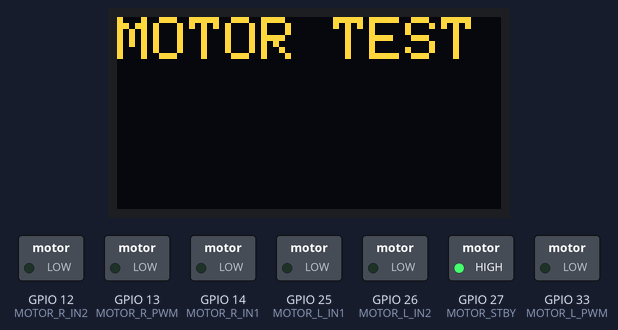
A sketch run on a simulated ESP32. Parts: 128×64 one-colour display, switched loads named in the sketch (green lamp = pin HIGH). The OLED is the two-colour kind (top 16 rows yellow).

Above: at 0.1 s.
At 1.1 s:
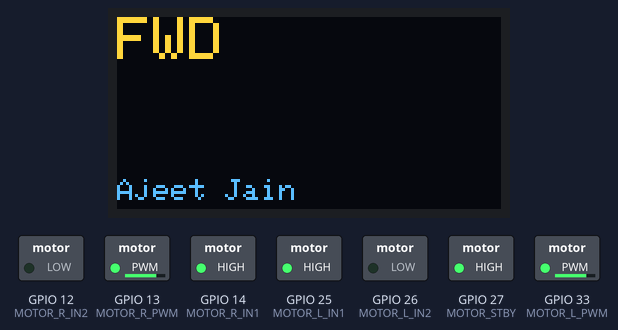
At 2.2 s:
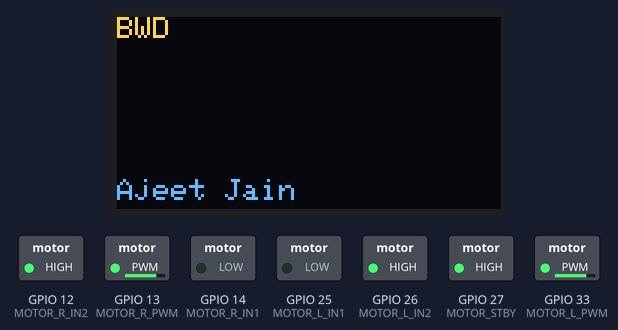
At 3.2 s:
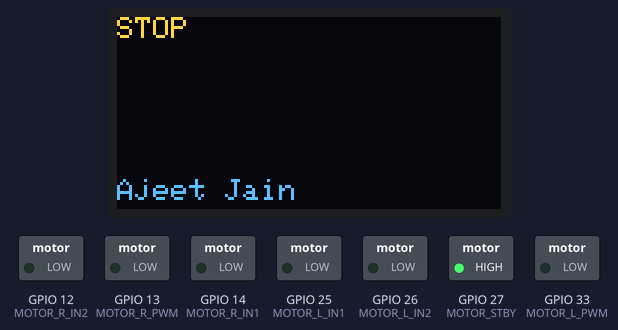
At 4.2 s:
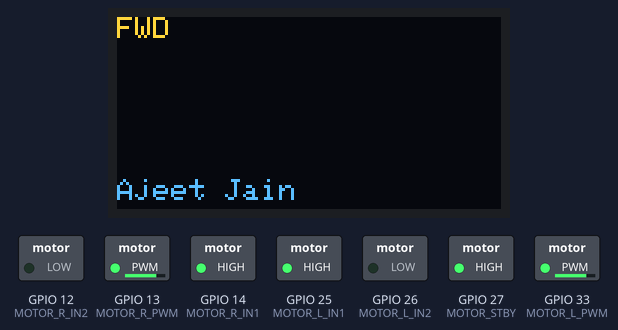
Timing chart, 0 to 40.0 s (numbered marks = the images above):
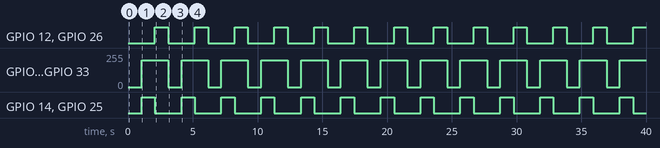

Measured:
- by itself, GPIO 12 (MOTOR_R_IN2), GPIO 14 (MOTOR_R_IN1), GPIO 25 (MOTOR_L_IN1), GPIO 26 (MOTOR_L_IN2): alternates HIGH for 1.0 s and LOW for 2.1 s
- by itself, GPIO 13 (MOTOR_R_PWM), GPIO 33 (MOTOR_L_PWM): alternates 199/255 for 2.1 s and 0/255 for 1.0 s
- what the display in image 1 shows lasts 1.0 s, from 1.1 s to 2.1 s

The sketch:

test_motor.ino
```cpp
// Created by Ajeet Jain
#include <Wire.h>
#include <Adafruit_GFX.h>
#include <Adafruit_SSD1306.h>
// Motor pins only
#define MOTOR_R_PWM 13
#define MOTOR_R_IN1 14
#define MOTOR_R_IN2 12
#define MOTOR_STBY  27
#define MOTOR_L_IN1 25
#define MOTOR_L_IN2 26
#define MOTOR_L_PWM 33
// OLED pins
#define OLED_SDA    21
#define OLED_SCL    22
#define OLED_RST    -1
#define OLED_ADDR   0x3C
#define SCREEN_WIDTH 128
#define SCREEN_HEIGHT 64
Adafruit_SSD1306 display(SCREEN_WIDTH, SCREEN_HEIGHT, &Wire, OLED_RST);

void setMotors(int left, int right) {
  digitalWrite(MOTOR_L_IN1, left > 0);
  digitalWrite(MOTOR_L_IN2, left < 0);
  digitalWrite(MOTOR_R_IN1, right > 0);
  digitalWrite(MOTOR_R_IN2, right < 0);
  ledcWrite(MOTOR_L_PWM, abs(left));
  ledcWrite(MOTOR_R_PWM, abs(right));
}

void showAjeetJain() {
  display.setTextSize(1);
  display.setCursor(0, SCREEN_HEIGHT - 10);
  display.println("Ajeet Jain");
}

void setup() {
  pinMode(MOTOR_L_PWM, OUTPUT);
  pinMode(MOTOR_L_IN1, OUTPUT);
  pinMode(MOTOR_L_IN2, OUTPUT);
  pinMode(MOTOR_R_PWM, OUTPUT);
  pinMode(MOTOR_R_IN1, OUTPUT);
  pinMode(MOTOR_R_IN2, OUTPUT);
  pinMode(MOTOR_STBY, OUTPUT);
  digitalWrite(MOTOR_STBY, HIGH);
  ledcAttach(MOTOR_L_PWM, 20000, 8); // New API
  ledcAttach(MOTOR_R_PWM, 20000, 8); // New API
  Wire.begin(OLED_SDA, OLED_SCL);
  display.begin(SSD1306_SWITCHCAPVCC, OLED_ADDR);
  display.setRotation(2);
  display.clearDisplay();
  display.setTextSize(2);
  display.setTextColor(SSD1306_WHITE);
  display.setCursor(0, 0);
  display.println("MOTOR TEST");
  display.display();
  delay(1000);
}

void loop() {
  setMotors(200, 200);
  display.clearDisplay();
  display.setCursor(0, 0);
  display.println("FWD");
  showAjeetJain();
  display.display();
  delay(1000);
  setMotors(-200, -200);
  display.clearDisplay();
  display.setCursor(0, 0);
  display.println("BWD");
  showAjeetJain();
  display.display();
  delay(1000);
  setMotors(0, 0);
  display.clearDisplay();
  display.setCursor(0, 0);
  display.println("STOP");
  showAjeetJain();
  display.display();
  delay(1000);
}
```
